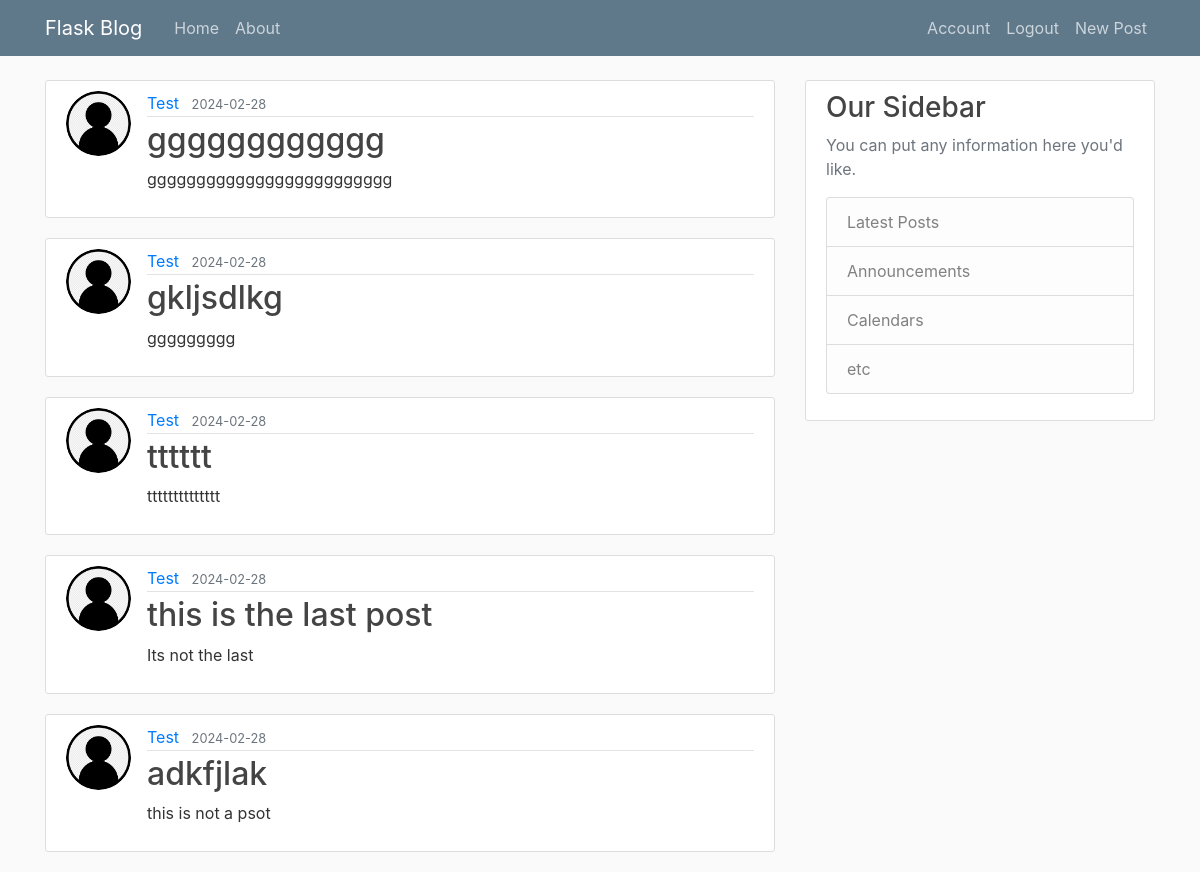
/home (signed in), run on the app's committed database.
### flask_blog/models.py (models this page shows, shortened)
class Post(db.Model):
    id=db.Column(db.Integer,primary_key=True)
    title=db.Column(db.String(100),nullable=False)
    date_posted=db.Column(db.DateTime,nullable=False,default=datetime.utcnow)
    content=db.Column(db.Text,nullable=False)
    user_id=db.Column(db.Integer,db.ForeignKey("user.id"),nullable=False)

class User(db.Model,UserMixin):
    id=db.Column(db.Integer,primary_key=True)
    username=db.Column(db.String(20),unique=True,nullable=False)
    email=db.Column(db.String(120),unique=True,nullable=False)
    image_file=db.Column(db.String(20),nullable=False,default="default.jpg")
    password=db.Column(db.String(60),nullable=False)
    posts=db.relationship("Post",backref="author",lazy=True)

### flask_blog/routes.py (the view)
@app.route("/")
@app.route("/home")
def home():
    page=request.args.get("page",1,type=int)
    posts=Post.query.order_by(Post.date_posted.desc()).paginate(page=page,per_page=5)
    return render_template("home.html",post=posts)

### flask_blog/models.py (called while the page is built)
@login_manager.user_loader
def load_user(user_id):
    return User.query.get(int(user_id))

### flask_blog/templates/home.html
{% extends "layout.html" %}
{% block content %}
    {% for p in post %}
        <article class="media content-section">
            <img class="rounded-circle article-img" src="{{ url_for('static',filename='profile_pics/'+ p.author.image_file ) }}">
            <div class="media-body">
            <div class="article-metadata">
                <a class="mr-2" href="#">{{ p.author.username }}</a>
                <small class="text-muted">{{ p.date_posted.strftime("%Y-%m-%d") }}</small>
            </div>
            <h2><a class="article-title" href="{{ url_for('post',post_id=p.id)}}">{{ p.title }}</a></h2>
            <p class="article-content">{{ p.content }}</p>
            </div>
        </article>
    {% endfor %}
{% endblock  content %}

### flask_blog/static/main.css (style rules this page uses)
body { background: #fafafa; color: #333333; margin-top: 5rem; }
h1, h2, h3, h4, h5, h6 { color: #444444; }
.content-section { background: #ffffff; padding: 10px 20px; border: 1px solid #dddddd; border-radius: 3px; margin-bottom: 20px; }
.article-title { color: #444444; }
.article-content { white-space: pre-line; }
.article-img { height: 65px; width: 65px; margin-right: 16px; }
.article-metadata { padding-bottom: 1px; margin-bottom: 4px; border-bottom: 1px solid #e3e3e3 }

### data on the page
Post: image_file (placeholder picture), author.username "Test", date_posted "2024-02-28", title "gggggggggggg", content "ggggggggggggggggggggggggg"
Post: image_file (placeholder picture), author.username "Test", date_posted "2024-02-28", title "gkljsdlkg", content "ggggggggg"
Post: image_file (placeholder picture), author.username "Test", date_posted "2024-02-28", title "tttttt", content "tttttttttttttt"
Post: image_file (placeholder picture), author.username "Test", date_posted "2024-02-28", title "this is the last post", content "Its not the last"
Post: image_file (placeholder picture), author.username "Test", date_posted "2024-02-28", title "adkfjlak", content "this is not a psot"
